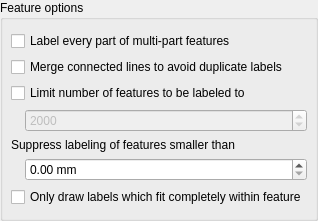
                       <widget class="QgsCollapsibleGroupBox" name="mRenderingFeaturesGrpBx">
                        <property name="title">
                         <string>Feature options</string>
                        </property>
                        <property name="syncGroup" stdset="0">
                         <string notr="true">labelrenderinggroup</string>
                        </property>
                        <layout class="QVBoxLayout" name="verticalLayout">
                         <property name="leftMargin">
                          <number>8</number>
                         </property>
                         <property name="rightMargin">
                          <number>8</number>
                         </property>
                         <item>
                          <widget class="QCheckBox" name="chkLabelPerFeaturePart">
                           <property name="text">
                            <string>Label every part of multi-part features</string>
                           </property>
                          </widget>
                         </item>
                         <item>
                          <widget class="QCheckBox" name="chkMergeLines">
                           <property name="text">
                            <string>Merge connected lines to avoid duplicate labels</string>
                           </property>
                          </widget>
                         </item>
                         <item>
                          <widget class="QFrame" name="mLimitLabelFrame">
                           <layout class="QGridLayout" name="gridLayout_20">
                            <property name="leftMargin">
                             <number>0</number>
                            </property>
                            <property name="topMargin">
                             <number>0</number>
                            </property>
                            <property name="rightMargin">
                             <number>0</number>
                            </property>
                            <property name="bottomMargin">
                             <number>0</number>
                            </property>
                            <property name="verticalSpacing">
                             <number>6</number>
                            </property>
                            <item row="1" column="0">
                             <spacer name="verticalSpacer_8">
                              <property name="orientation">
                               <enum>Qt::Horizontal</enum>
                              </property>
                              <property name="sizeType">
                               <enum>QSizePolicy::Fixed</enum>
                              </property>
                              <property name="sizeHint" stdset="0">
                               <size>
                                <width>8</width>
                                <height>0</height>
                               </size>
                              </property>
                             </spacer>
                            </item>
                            <item row="1" column="1">
                             <widget class="QgsSpinBox" name="mLimitLabelSpinBox">
                              <property name="enabled">
                               <bool>false</bool>
                              </property>
                              <property name="toolTip">
                               <string>Number of features sent to labeling engine, though not all may be labeled</string>
                              </property>
                              <property name="minimum">
                               <number>0</number>
                              </property>
                              <property name="maximum">
                               <number>999999999</number>
                              </property>
                              <property name="value">
                               <number>2000</number>
                              </property>
                              <property name="showClearButton" stdset="0">
                               <bool>false</bool>
                              </property>
                             </widget>
                            </item>
                            <item row="0" column="0" colspan="2">
                             <widget class="QCheckBox" name="mLimitLabelChkBox">
                              <property name="text">
                               <string>Limit number of features to be labeled to</string>
                              </property>
                             </widget>
                            </item>
                           </layout>
                          </widget>
                         </item>
                         <item>
                          <widget class="QFrame" name="mMinSizeFrame">
                           <layout class="QGridLayout" name="gridLayout_21">
                            <property name="leftMargin">
                             <number>0</number>
                            </property>
                            <property name="topMargin">
                             <number>0</number>
                            </property>
                            <property name="rightMargin">
                             <number>0</number>
                            </property>
                            <property name="bottomMargin">
                             <number>0</number>
                            </property>
                            <property name="verticalSpacing">
                             <number>6</number>
                            </property>
                            <item row="1" column="0">
                             <spacer name="horizontalSpacer_20">
                              <property name="orientation">
                               <enum>Qt::Horizontal</enum>
                              </property>
                              <property name="sizeType">
                               <enum>QSizePolicy::Fixed</enum>
                              </property>
                              <property name="sizeHint" stdset="0">
                               <size>
                                <width>8</width>
                                <height>0</height>
                               </size>
                              </property>
                             </spacer>
                            </item>
                            <item row="1" column="1">
                             <widget class="QgsDoubleSpinBox" name="mMinSizeSpinBox">
                              <property name="suffix">
                               <string> mm</string>
                              </property>
                             </widget>
                            </item>
                            <item row="0" column="0" colspan="2">
                             <widget class="QLabel" name="label_19">
                              <property name="text">
                               <string>Suppress labeling of features smaller than</string>
                              </property>
                             </widget>
                            </item>
                           </layout>
                          </widget>
                         </item>
                         <item>
                          <widget class="QFrame" name="mPolygonFeatureOptionsFrame">
                           <property name="frameShape">
                            <enum>QFrame::NoFrame</enum>
                           </property>
                           <property name="frameShadow">
                            <enum>QFrame::Raised</enum>
                           </property>
                           <layout class="QHBoxLayout" name="horizontalLayout_12">
                            <property name="leftMargin">
                             <number>0</number>
                            </property>
                            <property name="topMargin">
                             <number>0</number>
                            </property>
                            <property name="rightMargin">
                             <number>0</number>
                            </property>
                            <property name="bottomMargin">
                             <number>0</number>
                            </property>
                            <item>
                             <widget class="QCheckBox" name="mFitInsidePolygonCheckBox">
                              <property name="text">
                               <string>Only draw labels which fit completely within feature</string>
                              </property>
                             </widget>
                            </item>
                           </layout>
                          </widget>
                         </item>
                        </layout>
                       </widget>
